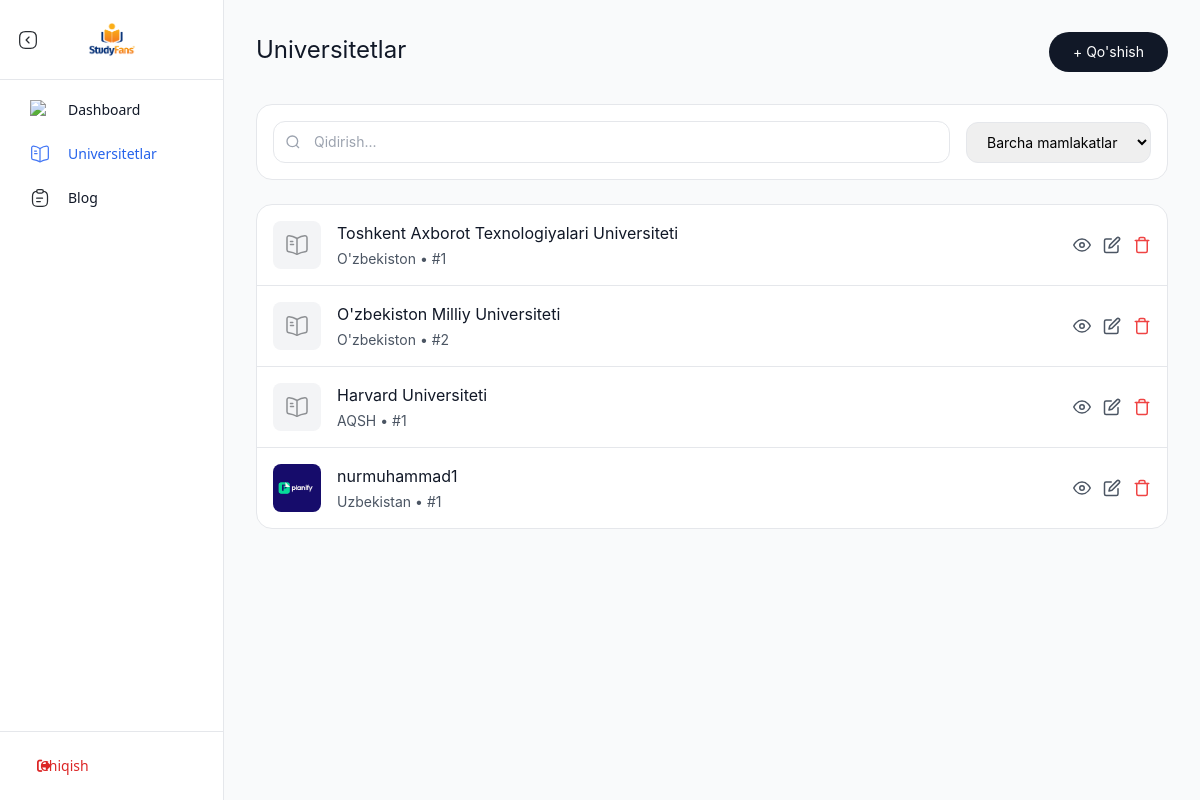
Page /admin/universities (signed in) on the committed database.
### app.py (models this page shows, shortened)
class University(db.Model):
    id = db.Column(db.Integer, primary_key=True)
    name_uz = db.Column(db.String(200), nullable=False)
    name_en = db.Column(db.String(200), nullable=False)
    name_ru = db.Column(db.String(200), nullable=False)
    name_tr = db.Column(db.String(200), nullable=False)
    country_uz = db.Column(db.String(100), nullable=False)
    country_en = db.Column(db.String(100), nullable=False)
    country_ru = db.Column(db.String(100), nullable=False)
    country_tr = db.Column(db.String(100), nullable=False)
    city_uz = db.Column(db.String(100), nullable=False)
    city_en = db.Column(db.String(100), nullable=False)
    city_ru = db.Column(db.String(100), nullable=False)
    city_tr = db.Column(db.String(100), nullable=False)
    description_uz = db.Column(db.Text, nullable=False)
    description_en = db.Column(db.Text, nullable=False)
    description_ru = db.Column(db.Text, nullable=False)
    description_tr = db.Column(db.Text, nullable=False)
    website = db.Column(db.String(200))
    logo_url = db.Column(db.String(200))
    ranking = db.Column(db.Integer)
    founded_year = db.Column(db.Integer)
    university_type = db.Column(db.String(50))  # Public, Private
    student_count = db.Column(db.String(50))
    tuition_fee_min = db.Column(db.String(50))
    tuition_fee_max = db.Column(db.String(50))
    language_requirements = db.Column(db.Text)
    admission_requirements = db.Column(db.Text)
    application_deadline = db.Column(db.String(100))
    scholarship_available = db.Column(db.Boolean, default=False)
    accommodation_available = db.Column(db.Boolean, default=False)
    created_at = db.Column(db.DateTime, default=datetime.utcnow)

### app.py (the view)
@app.route('/admin/universities')
def admin_universities():
    if not session.get('admin_logged_in'):
        return redirect(url_for('admin_login'))
    universities = University.query.all()
    return render_template('admin/universities.html', universities=universities)

### templates/admin/universities.html (shortened to what this page needs)
{% extends "admin/base.html" %}
{% block content %}
<div class="p-6 md:p-8">
        <div class="flex items-center justify-between mb-8">
            <div>
                <h1 class="text-2xl font-normal text-gray-900 mb-1" style="font-family: -apple-system, BlinkMacSystemFont, 'Segoe UI', 'Roboto', 'Helvetica Neue', Arial, sans-serif;">Universitetlar</h1>
            </div>
            <a href="{{ url_for('admin_add_university') }}" class="bg-gray-900 hover:bg-gray-800 text-white font-normal px-6 py-2.5 rounded-full transition-colors text-sm" style="font-family: -apple-system, BlinkMacSystemFont, 'Segoe UI', 'Roboto', 'Helvetica Neue', Arial, sans-serif;">
                + Qo'shish
            </a>
        </div>
        <div class="bg-white border border-gray-200 rounded-2xl p-4 mb-6">
            <div class="flex flex-col lg:flex-row gap-4 items-center">
                <div class="relative flex-1">
                    <input type="text" id="search-input" placeholder="Qidirish..."
                        class="w-full px-4 py-2.5 pl-10 border border-gray-200 rounded-xl focus:outline-none focus:ring-2 focus:ring-gray-900 focus:border-transparent transition-all duration-200 text-sm font-normal" style="font-family: -apple-system, BlinkMacSystemFont, 'Segoe UI', 'Roboto', 'Helvetica Neue', Arial, sans-serif;">
                    <svg width="16" height="16" viewBox="0 0 24 24" fill="none" stroke="currentColor" stroke-width="2" class="absolute left-3 top-1/2 transform -translate-y-1/2 text-gray-400">
                        <circle cx="11" cy="11" r="8"></circle>
                        <path d="M21 21l-4.35-4.35"></path>
                    </svg>
                </div>
                <select id="country-filter" class="px-4 py-2.5 border border-gray-200 rounded-xl focus:outline-none focus:ring-2 focus:ring-gray-900 focus:border-transparent transition-all duration-200 text-sm font-normal" style="font-family: -apple-system, BlinkMacSystemFont, 'Segoe UI', 'Roboto', 'Helvetica Neue', Arial, sans-serif;">
                    <option value="">Barcha mamlakatlar</option>
                </select>
            </div>
        </div>
        <div class="bg-white border border-gray-200 rounded-2xl overflow-hidden">
            {% if universities %}
                <div class="divide-y divide-gray-200">
                    {% for university in universities %}
                    <div class="p-4 hover:bg-gray-50 transition-colors university-row"
                        data-name="{{ university.name_uz|lower }} {{ university.name_en|lower }} {{ university.country_uz|lower }} {{ university.country_en|lower }}"
                        data-country="{{ university.country_en }}">
                        <div class="flex items-center justify-between">
                            <div class="flex items-center space-x-4 flex-1">
                                {% if university.logo_url %}
                                <img src="{{ url_for('static', filename=university.logo_url) }}" alt="{{ university.name_uz }}" class="w-12 h-12 object-contain rounded-lg">
                                {% else %}
                                <div class="w-12 h-12 bg-gray-100 rounded-lg flex items-center justify-center">
                                    <img src="/static/book.svg" alt="University" class="w-6 h-6 opacity-50">
                                </div>
                                {% endif %}
                                <div class="flex-1">
                                    <div class="font-normal text-gray-900 text-base mb-1" style="font-family: -apple-system, BlinkMacSystemFont, 'Segoe UI', 'Roboto', 'Helvetica Neue', Arial, sans-serif;">{{ university.name_uz }}</div>
                                    <div class="text-sm text-gray-600 font-normal" style="font-family: -apple-system, BlinkMacSystemFont, 'Segoe UI', 'Roboto', 'Helvetica Neue', Arial, sans-serif;">{{ university.country_uz }}{% if university.ranking %} • #{{ university.ranking }}{% endif %}</div>
                                </div>
                            </div>
                            <div class="flex items-center space-x-3">
                                <a href="{{ url_for('university_detail', university_id=university.id) }}"
                                    class="text-gray-600 hover:text-gray-900 transition-colors"
                                    title="Ko'rish" target="_blank">
                                    <svg width="18" height="18" viewBox="0 0 24 24" fill="none" stroke="currentColor" stroke-width="2" stroke-linecap="round" stroke-linejoin="round">
                                        <path d="M1 12s4-8 11-8 11 8 11 8-4 8-11 8-11-8-11-8z"></path>
                                        <circle cx="12" cy="12" r="3"></circle>
                                    </svg>
                                </a>
                                <a href="{{ url_for('admin_edit_university', university_id=university.id) }}"
                                    class="text-gray-600 hover:text-gray-900 transition-colors"
                                    title="Tahrirlash">
                                    <svg width="18" height="18" viewBox="0 0 24 24" fill="none" stroke="currentColor" stroke-width="2" stroke-linecap="round" stroke-linejoin="round">
                                        <path d="M11 4H4a2 2 0 0 0-2 2v14a2 2 0 0 0 2 2h14a2 2 0 0 0 2-2v-7"></path>
                                        <path d="M18.5 2.5a2.121 2.121 0 0 1 3 3L12 15l-4 1 1-4 9.5-9.5z"></path>
                                    </svg>
                                </a>
                                <a href="{{ url_for('admin_delete_university', university_id=university.id) }}"
                                    class="text-red-500 hover:text-red-700 transition-colors"
                                    title="O'chirish"
                                    onclick="return confirm('Bu universitetni o\'chirishni xohlaysizmi?')">
                                    <svg width="18" height="18" viewBox="0 0 24 24" fill="none" stroke="currentColor" stroke-width="2" stroke-linecap="round" stroke-linejoin="round">
                                        <polyline points="3 6 5 6 21 6"></polyline>
                                        <path d="M19 6v14a2 2 0 0 1-2 2H7a2 2 0 0 1-2-2V6m3 0V4a2 2 0 0 1 2-2h4a2 2 0 0 1 2 2v2"></path>
                                    </svg>
                                </a>
                            </div>
                        </div>
                    </div>
                    {% endfor %}
                </div>
            {% endif %}
        </div>
</div>
{% endblock %}

### templates/admin/base.html (style rules this page uses)
html, body { margin: 0; padding: 0; width: 100%; height: 100%; background: #f9fafb; overflow-x: hidden; }

### rows in the picture
University: name_uz "Toshkent Axborot Texnologiyalari Universiteti", country_uz "O'zbekiston", ranking "1"
University: name_uz "O'zbekiston Milliy Universiteti", country_uz "O'zbekiston", ranking "2"
University: name_uz "Harvard Universiteti", country_uz "AQSH", ranking "1"
University: logo_url (picture), name_uz "nurmuhammad1", country_uz "Uzbekistan", ranking "1"
